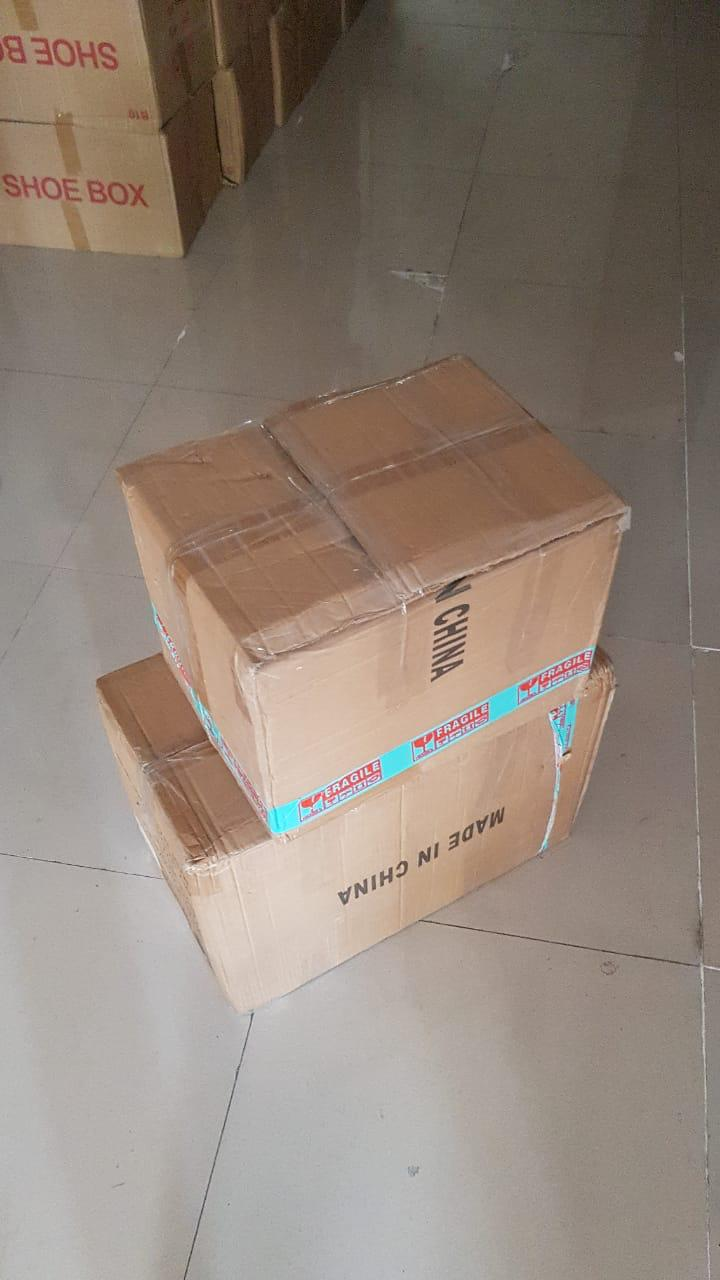
#> input picture UTS_Pengcit_D/gambaruts.jpg, 720 x 1280 px
$ jupyter execute UTS_PCD_D.ipynb
#> lines starting #> are read from the running program, lines starting #| are printed output that depends on the picture; after the words box and inside, x2 and y2 are one past the last pixel; in counts of white or black regions, pixels touching at a corner belong together
[cell 1]
import cv2
import numpy as np
from matplotlib import pyplot as plt

[cell 2]
# Fungsi untuk menampilkan gambar menggunakan Matplotlib
def show_image(title, image, cmap=None):
    plt.figure(figsize=(10, 10))
    plt.imshow(image, cmap=cmap)
    plt.title(title)
    plt.axis('off')
    plt.show()

[cell 3]
# Baca gambar dalam format BGR
image_path = 'gambaruts.jpg'
image = cv2.imread(image_path)
#> image is the input picture: shape (1280, 720, 3); mean B, G, R 119.9, 130.9, 144.9

[cell 4]
# Pastikan gambar terbaca
if image is None:
    print("Gambar tidak ditemukan atau tidak dapat dibaca.")
else:
    # Konversi gambar dari BGR ke RGB untuk ditampilkan dengan benar menggunakan Matplotlib
    image_rgb = cv2.cvtColor(image, cv2.COLOR_BGR2RGB)

    # Konversi gambar ke Grayscale
    gray_image = cv2.cvtColor(image, cv2.COLOR_BGR2GRAY)
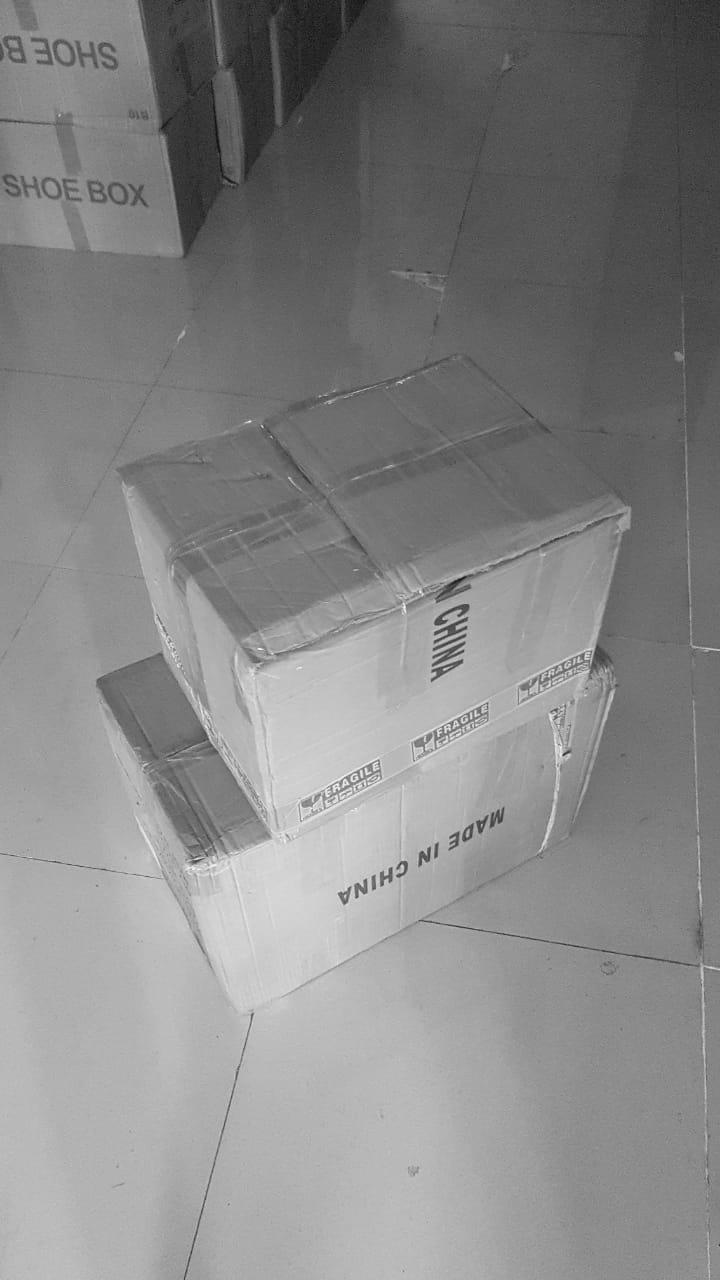
#> gray_image: shape (1280, 720); min 17, max 250, mean 133.9

    # Mengaburkan gambar untuk mengurangi noise
    blurred_image = cv2.GaussianBlur(gray_image, (5, 5), 0)

    # Deteksi tepi menggunakan Canny
    edges = cv2.Canny(blurred_image, 50, 150)
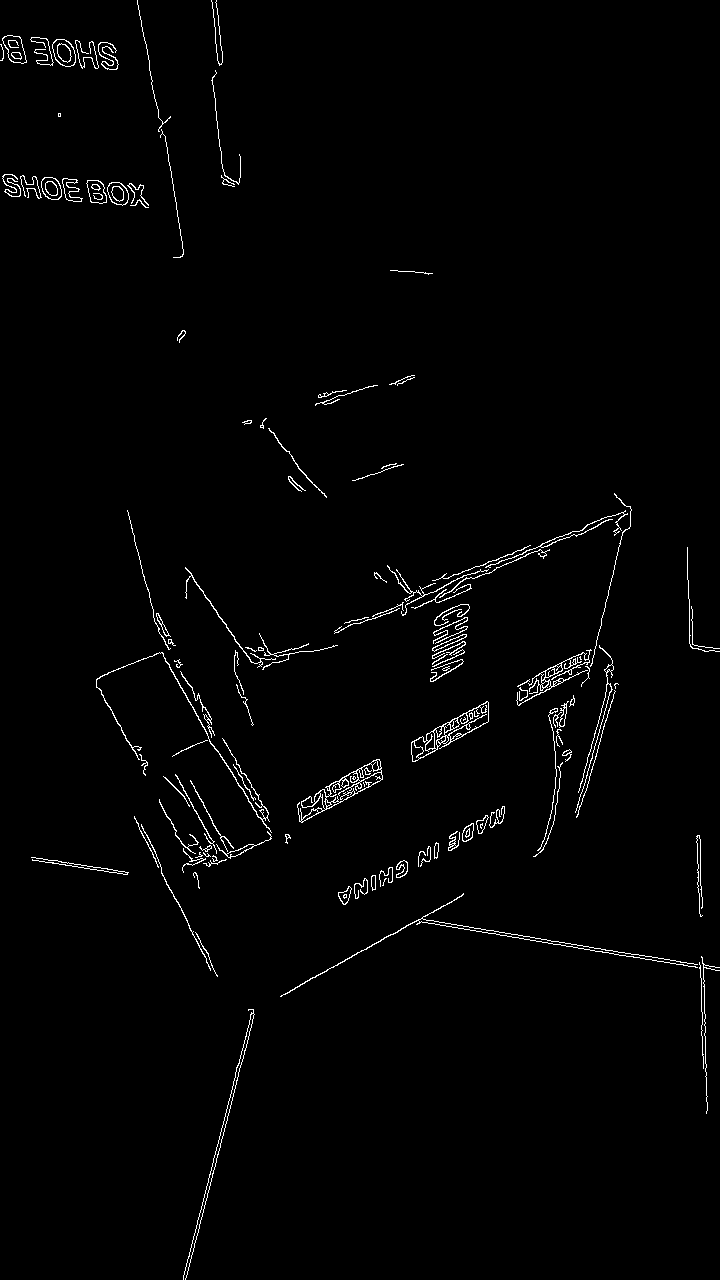
#> edges: shape (1280, 720); 1.5% white in thin lines or dots

    # Temukan kontur pada gambar tepi
    contours, _ = cv2.findContours(edges, cv2.RETR_EXTERNAL, cv2.CHAIN_APPROX_SIMPLE)
#> contours = 120 contours, 70 with area under 20; largest, box (x1, y1, x2, y2) and area: (411, 701, 489, 762) 1572, (297, 759, 383, 823) 1466, (52, 39, 76, 67) 481, (2, 35, 27, 64) 446, (107, 182, 129, 206) 370

    # Gambar kontur pada gambar asli
    cv2.drawContours(image_rgb, contours, -1, (0, 255, 0), 2)
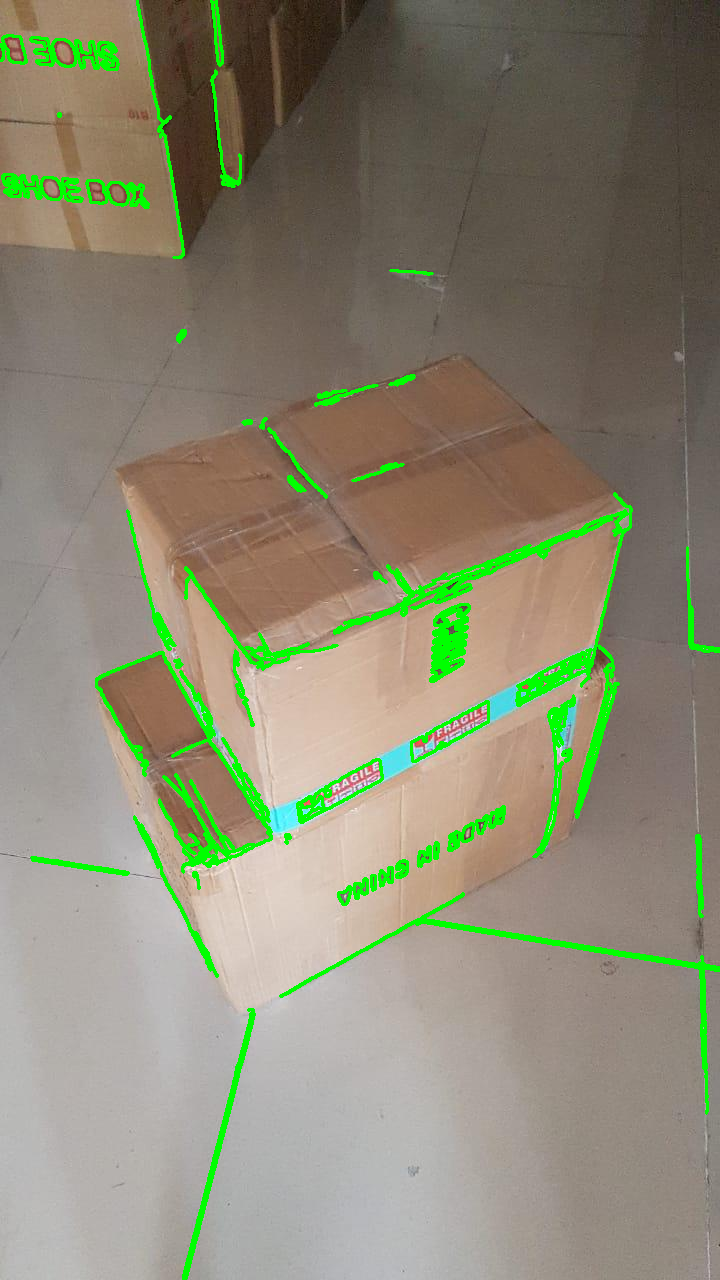
#> image_rgb: shape (1280, 720, 3); mean R, G, B 138.3, 136, 114.7

    # Tampilkan hasil
    show_image('Original Image', image_rgb)
    show_image('Gray Image', gray_image, cmap='gray')
    show_image('Edges', edges, cmap='gray')
    show_image('Contours', image_rgb)

    # Simpan hasil gambar
    cv2.imwrite('/mnt/data/edges.jpg', edges)
    cv2.imwrite('/mnt/data/contours.jpg', cv2.cvtColor(image_rgb, cv2.COLOR_RGB2BGR))
